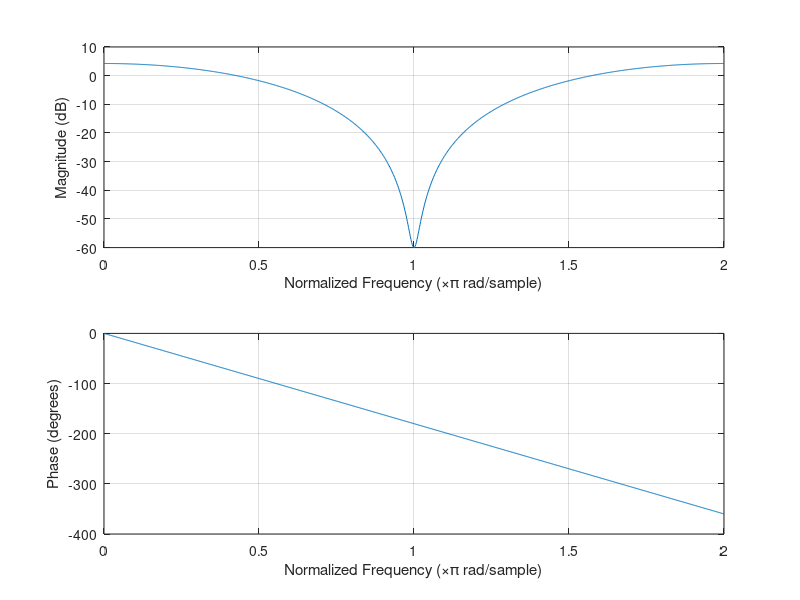

MATLAB code to generate this figure: (Note: this script raises an error after producing the figure.)
close all;
clear all;

% Variables d'initialisation

N = 16;     % Nombre de porteuses   
Nbits = 1000;   % Nombre de bits total
Nactives = 16;  % Nombre de porteuses actives
lignes_garde = 6;   % Nombre de lignes de garde

% Module & phase de la réponse en fréquence du canal de propagation

H = [0.407,0.815,0.407];
figure('Name','Module & phase de la réponse en fréquence du canal de propagation')
freqz(H,1,1024,"whole")

% Mapping du signal

Mapping = zeros(N,Nbits);
for i=1:Nactives
    Mapping(i,:) = randi([0 1],1,Nbits)*2 - 1;  % BPSK
end

% Canal Proakis

Xe = ifft(Mapping,N);

garde = Xe(N-lignes_garde+1:end,:); 
Xe_garde = [garde;Xe];  % On introduit ici un préfixe cyclique "au dessus" de Xe


ofdm_lineaire = reshape(Xe_garde, 1, Nbits*(N+lignes_garde));
SignalSortieCanal=filter(H,1,ofdm_lineaire);


% Figure DSP

DSP = pwelch(SignalSortieCanal,[],[],[],16,'centered');

figure('Name','DSP')
plot(10*log(DSP))
xlabel('Fréquence (Hz)')
ylabel('DSP')

% Calcul de Ck

C_k = fft(H,16);                % Calcul des coefficients C(k)
Egalisateur_ML = repmat(C_k(:),1,Nbits);   % Ajustement de la taille de la matrice

% Démodulation

Y_reshape = reshape(SignalSortieCanal,size(Xe_garde));      % On reshape la matrice en ligne
Xe_sansprefixe = Y_reshape(lignes_garde-5:N+lignes_garde-6,:);      % On choisit de commencer à la ligne 1
Y_recu = fft(Xe_sansprefixe,N);
Y_egalisation = conj(Egalisateur_ML).*Y_recu;       % On multiplie les éléments de Y_recu par les éléments correspondants de 1/H_k
                                        % Pour contrer les effets du canal

% Constellations 6 et 15

FPorteuse6 = Y_egalisation(6,:);   % On extrait les points sur la porteuse 6
FPorteuse15 = Y_egalisation(15,:); % On extrait les points sur la porteuse 15

figure('Name','Constellation de la 6ème porteuse');
scatter(real(FPorteuse6), imag(FPorteuse6));    % On affiche la partie imaginaire en fonction de la partie réelle de chaque point
xlabel('Partie réelle');
ylabel('Partie imaginaire');

figure('Name','Constellation de la 15ème porteuse');
scatter(real(FPorteuse15), imag(FPorteuse15));  % On affiche la partie imaginaire en fonction de la partie réelle de chaque point
xlabel('Partie réelle');
ylabel('Partie imaginaire');

% TEB

Y_fin = real(Y_egalisation)>0;
Y_fin = Y_fin*2-1;
TEB = mean(Mapping~=Y_fin,"all");

disp('Le TEB est de');
disp(TEB);
